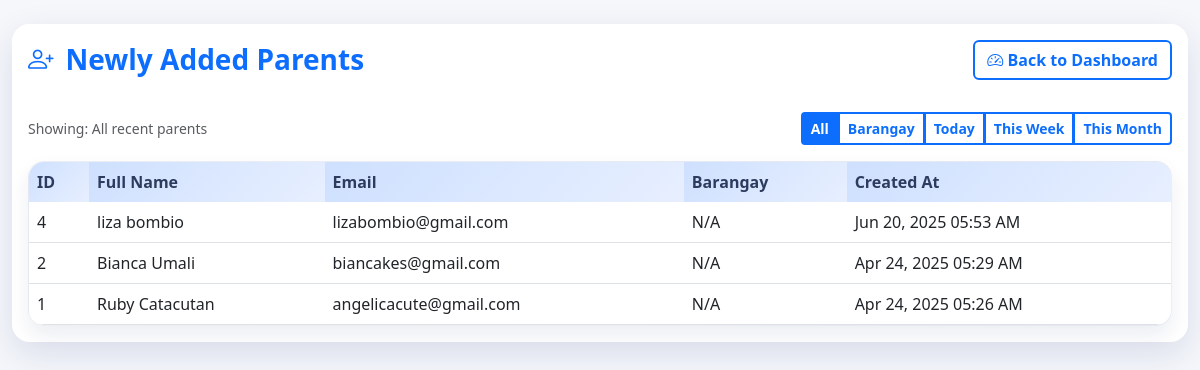
Before: /newly_added_parents.php with the older database file.
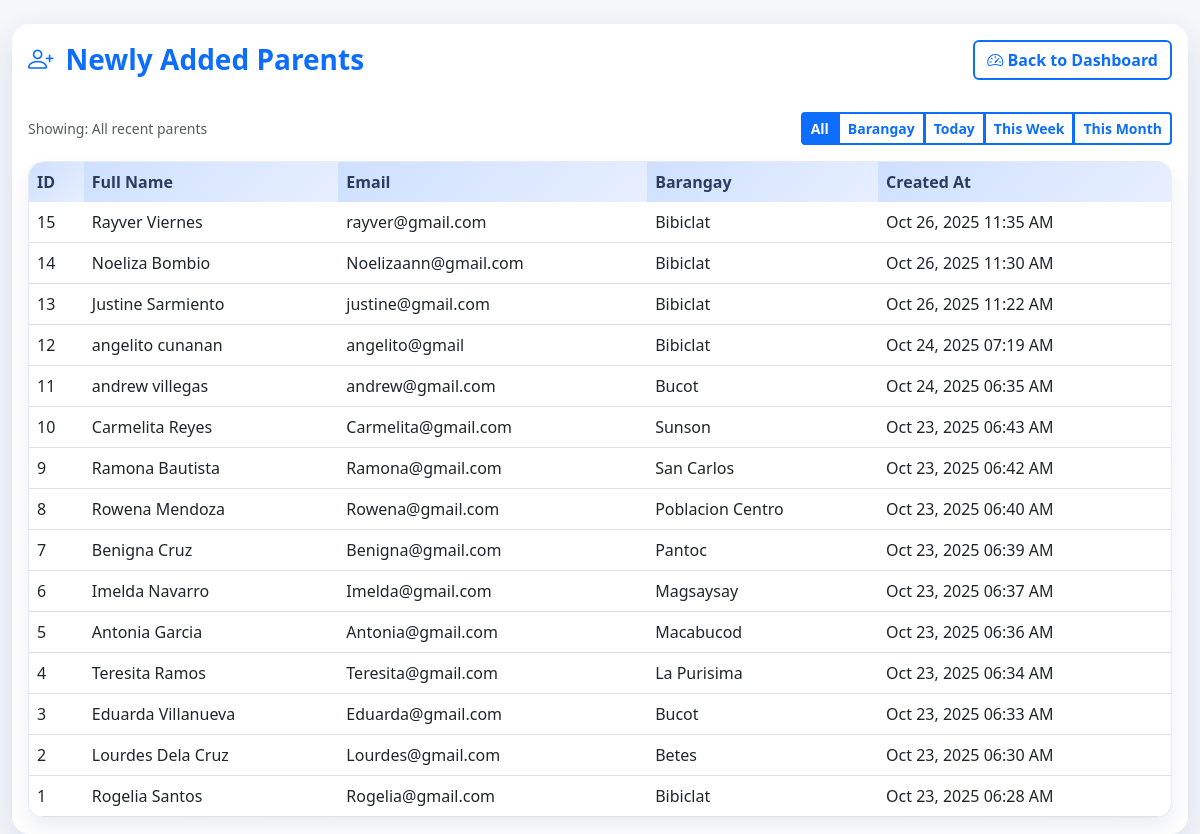
After: the same page with the newer database file.
### tables this page shows
CREATE TABLE `parents` (
  `id` int(11) NOT NULL,
  `first_name` varchar(100) NOT NULL,
  `last_name` varchar(100) NOT NULL,
  `email` varchar(150) DEFAULT NULL,
  `phone` varchar(20) DEFAULT NULL,
  `address` text DEFAULT NULL,
  `baranggay` varchar(100) DEFAULT NULL,
  `created_at` timestamp NOT NULL DEFAULT current_timestamp(),
  `updated_at` timestamp NOT NULL DEFAULT current_timestamp() ON UPDATE current_timestamp(),
  `barangay` varchar(100) DEFAULT NULL
);

### newly_added_parents.php (the view, shortened to what this page needs)
<?php
require_once __DIR__ . '/dbForm.php';
$filter = isset($_GET['sort']) ? strtolower($_GET['sort']) : 'recent';
$filterLabels = [
    'recent' => 'All recent parents',
    'barangay' => 'Sorted by barangay (A-Z)',
    'day' => 'Added today',
    'week' => 'Added this week',
    'month' => 'Added this month',
];
$whereClause = '';
$orderClause = 'created_at DESC, id DESC';
$sql = "SELECT id, first_name, last_name, email, COALESCE(NULLIF(barangay, ''), NULLIF(baranggay, ''), 'N/A') AS barangay_name, created_at FROM parents $whereClause ORDER BY $orderClause";
$result = mysqli_query($con, $sql);
?>
<!DOCTYPE html>
<html lang="en">
<head>
    <link rel="stylesheet" href="https://cdn.jsdelivr.net/npm/bootstrap@5.3.0/dist/css/bootstrap.min.css">
    <link rel="stylesheet" href="https://cdn.jsdelivr.net/npm/bootstrap-icons/font/bootstrap-icons.css">
    <link rel="stylesheet" href="assets/css/theme.css">
</head>
<body>
<div class="container-fluid mt-4">
    <div class="card card-shadow">
        <div class="card-header bg-white border-0 py-3">
            <div class="d-flex justify-content-between align-items-center gap-2 flex-wrap">
                <h3 class="dashboard-title mb-0"><i class="bi bi-person-plus"></i> Newly Added Parents</h3>
                <a href="dashboard.php" class="btn btn-outline-primary">
                    <i class="bi bi-speedometer2"></i> Back to Dashboard
                </a>
            </div>
        </div>
        <div class="card-body">
            <div class="d-flex flex-wrap justify-content-between align-items-center mb-3 gap-2">
                <span class="text-muted small">Showing: <?php echo htmlspecialchars($filterLabels[$filter] ?? $filterLabels['recent']); ?></span>
                <div class="btn-group btn-group-sm" role="group" aria-label="Filter parents">
                    <a href="?sort=recent" class="btn btn-outline-primary<?php echo $filter === 'recent' ? ' active' : ''; ?>">All</a>
                    <a href="?sort=barangay" class="btn btn-outline-primary<?php echo $filter === 'barangay' ? ' active' : ''; ?>">Barangay</a>
                    <a href="?sort=day" class="btn btn-outline-primary<?php echo $filter === 'day' ? ' active' : ''; ?>">Today</a>
                    <a href="?sort=week" class="btn btn-outline-primary<?php echo $filter === 'week' ? ' active' : ''; ?>">This Week</a>
                    <a href="?sort=month" class="btn btn-outline-primary<?php echo $filter === 'month' ? ' active' : ''; ?>">This Month</a>
                </div>
            </div>
            <div class="table-modern table-modern-elevated">
                <div class="table-responsive">
                    <table class="table table-hover align-middle mb-0">
                        <thead>
                        <tr>
                            <th scope="col">ID</th>
                            <th scope="col">Full Name</th>
                            <th scope="col">Email</th>
                            <th scope="col">Barangay</th>
                            <th scope="col">Created At</th>
                        </tr>
                        </thead>
                        <tbody>
                        <?php if ($result && mysqli_num_rows($result) > 0): ?>
                            <?php while ($row = mysqli_fetch_assoc($result)): ?>
                                <tr>
                                    <td><?php echo htmlspecialchars($row['id']); ?></td>
                                    <td><?php echo htmlspecialchars(trim($row['first_name'] . ' ' . $row['last_name'])); ?></td>
                                    <td><?php echo htmlspecialchars($row['email'] ?? 'N/A'); ?></td>
                                    <td><?php echo htmlspecialchars($row['barangay_name'] ?? 'N/A'); ?></td>
                                    <td><?php echo htmlspecialchars($row['created_at'] ? date('M d, Y h:i A', strtotime($row['created_at'])) : 'N/A'); ?></td>
                                </tr>
                            <?php endwhile; ?>
                        <?php else: ?>
                            <tr>
                                <td class="text-center" colspan="5">No parent records found.</td>
                            </tr>
                        <?php endif; ?>
                        </tbody>
                    </table>
                </div>
            </div>
        </div>
    </div>
</div>
</body>
</html>

Changed rows visible on the page:
added parents: id "15", first_name+last_name "Rayver Viernes", email "rayver@gmail.com", barangay_name "Bibiclat", created_at "Oct 26, 2025 11:35 AM"
added parents: id "14", first_name+last_name "Noeliza Bombio", email "Noelizaann@gmail.com", barangay_name "Bibiclat", created_at "Oct 26, 2025 11:30 AM"
added parents: id "13", first_name+last_name "Justine Sarmiento", email "justine@gmail.com", barangay_name "Bibiclat", created_at "Oct 26, 2025 11:22 AM"
added parents: id "12", first_name+last_name "angelito cunanan", email "angelito@gmail", barangay_name "Bibiclat", created_at "Oct 24, 2025 07:19 AM"
added parents: id "11", first_name+last_name "andrew villegas", email "andrew@gmail.com", barangay_name "Bucot", created_at "Oct 24, 2025 06:35 AM"
added parents: id "10", first_name+last_name "Carmelita Reyes", email "Carmelita@gmail.com", barangay_name "Sunson", created_at "Oct 23, 2025 06:43 AM"
added parents: id "9", first_name+last_name "Ramona Bautista", email "Ramona@gmail.com", barangay_name "San Carlos", created_at "Oct 23, 2025 06:42 AM"
added parents: id "8", first_name+last_name "Rowena Mendoza", email "Rowena@gmail.com", barangay_name "Poblacion Centro", created_at "Oct 23, 2025 06:40 AM"
added parents: id "7", first_name+last_name "Benigna Cruz", email "Benigna@gmail.com", barangay_name "Pantoc", created_at "Oct 23, 2025 06:39 AM"
added parents: id "6", first_name+last_name "Imelda Navarro", email "Imelda@gmail.com", barangay_name "Magsaysay", created_at "Oct 23, 2025 06:37 AM"
added parents: id "5", first_name+last_name "Antonia Garcia", email "Antonia@gmail.com", barangay_name "Macabucod", created_at "Oct 23, 2025 06:36 AM"
changed parents id 4: first_name+last_name "liza bombio" → "Teresita Ramos"; email "lizabombio@gmail.com" → "Teresita@gmail.com"; barangay_name "N/A" → "La Purisima"; created_at "Jun 20, 2025 05:53 AM" → "Oct 23, 2025 06:34 AM"
added parents: id "3", first_name+last_name "Eduarda Villanueva", email "Eduarda@gmail.com", barangay_name "Bucot", created_at "Oct 23, 2025 06:33 AM"
changed parents id 2: first_name+last_name "Bianca Umali" → "Lourdes Dela Cruz"; email "biancakes@gmail.com" → "Lourdes@gmail.com"; barangay_name "N/A" → "Betes"; created_at "Apr 24, 2025 05:29 AM" → "Oct 23, 2025 06:30 AM"
changed parents id 1: first_name+last_name "Ruby Catacutan" → "Rogelia Santos"; email "angelicacute@gmail.com" → "Rogelia@gmail.com"; barangay_name "N/A" → "Bibiclat"; created_at "Apr 24, 2025 05:26 AM" → "Oct 23, 2025 06:28 AM"
